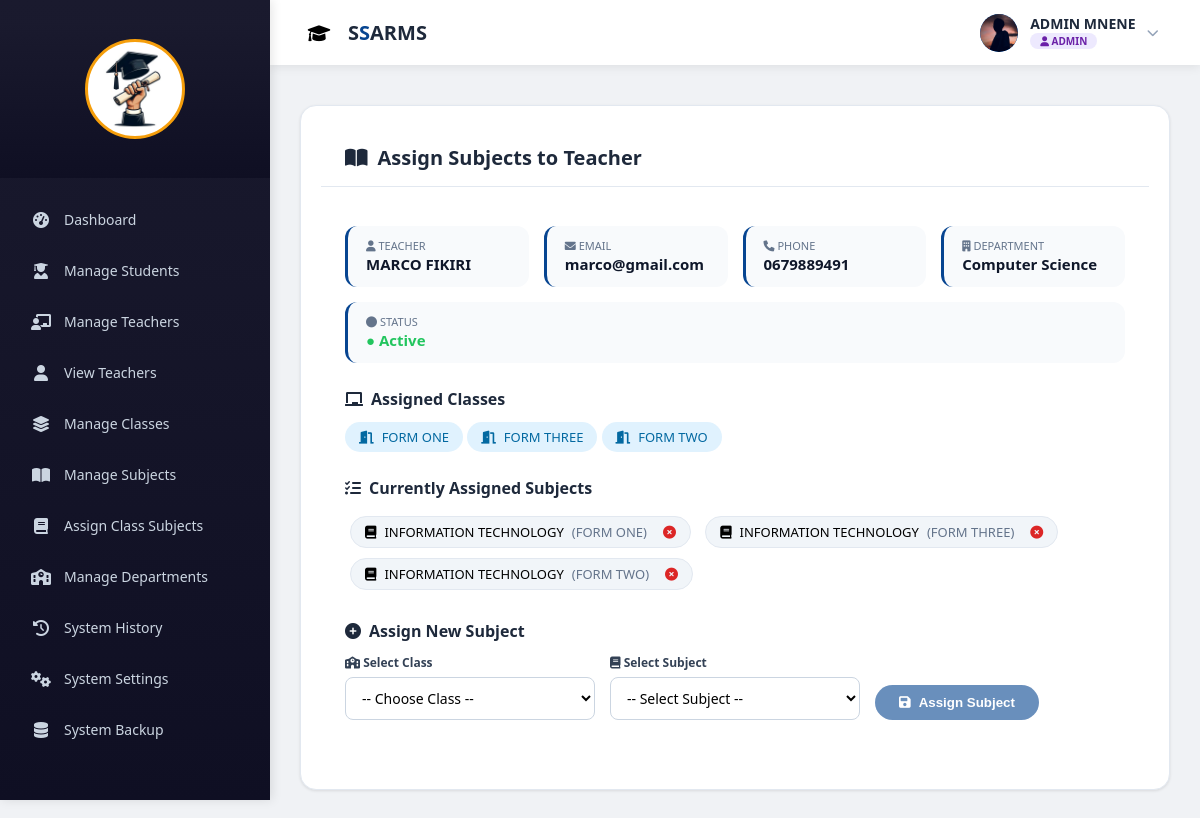
The page /admin/assign_subject.php?teacher_id=42 (signed in) on the database its author committed.
### tables this page shows
CREATE TABLE `teacher` (
  `teacher_id` int(11) NOT NULL AUTO_INCREMENT,
  `user_id` int(11) NOT NULL,
  `phone_no` varchar(15) DEFAULT NULL,
  `department_id` int(11) DEFAULT NULL,
  `status` enum('active','inactive') DEFAULT 'active',
  PRIMARY KEY (`teacher_id`),
  UNIQUE KEY `user_id` (`user_id`),
  KEY `fk_teacher_department` (`department_id`),
  CONSTRAINT `fk_teacher_department` FOREIGN KEY (`department_id`) REFERENCES `department` (`department_id`),
  CONSTRAINT `teacher_ibfk_1` FOREIGN KEY (`user_id`) REFERENCES `users` (`user_id`) ON DELETE CASCADE ON UPDATE CASCADE
);

CREATE TABLE `users` (
  `user_id` int(11) NOT NULL AUTO_INCREMENT,
  `full_name` varchar(150) NOT NULL,
  `email` varchar(150) NOT NULL,
  `password` varchar(255) NOT NULL,
  `role` enum('admin','teacher','student','academic') NOT NULL,
  `phone` varchar(20) DEFAULT NULL,
  `gender` enum('male','female') DEFAULT NULL,
  `created_at` timestamp NULL DEFAULT current_timestamp(),
  `reset_token` varchar(255) DEFAULT NULL,
  `profile_pic` varchar(255) DEFAULT NULL,
  `status` enum('active','suspended') DEFAULT 'active',
  PRIMARY KEY (`user_id`),
  UNIQUE KEY `email` (`email`)
);

CREATE TABLE `department` (
  `department_id` int(11) NOT NULL AUTO_INCREMENT,
  `department_name` varchar(100) NOT NULL,
  PRIMARY KEY (`department_id`)
);

CREATE TABLE `class` (
  `class_id` int(11) NOT NULL AUTO_INCREMENT,
  `class_name` varchar(100) NOT NULL,
  `stream` varchar(50) DEFAULT NULL,
  `created_at` timestamp NULL DEFAULT current_timestamp(),
  `reg_prefix` varchar(2) NOT NULL,
  `level` int(11) NOT NULL,
  PRIMARY KEY (`class_id`)
);

CREATE TABLE `teacher_subject` (
  `teacher_subject_id` int(11) NOT NULL AUTO_INCREMENT,
  `teacher_id` int(11) NOT NULL,
  `class_id` int(11) NOT NULL,
  `subject_id` int(11) NOT NULL,
  `created_at` timestamp NULL DEFAULT current_timestamp(),
  PRIMARY KEY (`teacher_subject_id`),
  KEY `teacher_id` (`teacher_id`),
  KEY `class_id` (`class_id`),
  KEY `subject_id` (`subject_id`),
  CONSTRAINT `teacher_subject_ibfk_1` FOREIGN KEY (`teacher_id`) REFERENCES `teacher` (`teacher_id`) ON DELETE CASCADE,
  CONSTRAINT `teacher_subject_ibfk_2` FOREIGN KEY (`class_id`) REFERENCES `class` (`class_id`) ON DELETE CASCADE,
  CONSTRAINT `teacher_subject_ibfk_3` FOREIGN KEY (`subject_id`) REFERENCES `subject` (`subject_id`) ON DELETE CASCADE
);

CREATE TABLE `subject` (
  `subject_id` int(11) NOT NULL AUTO_INCREMENT,
  `subject_name` varchar(100) NOT NULL,
  `department_id` int(11) DEFAULT NULL,
  `teacher_id` int(11) DEFAULT NULL,
  `created_at` timestamp NULL DEFAULT current_timestamp(),
  PRIMARY KEY (`subject_id`),
  KEY `teacher_id` (`teacher_id`),
  KEY `fk_subject_department` (`department_id`),
  CONSTRAINT `fk_subject_department` FOREIGN KEY (`department_id`) REFERENCES `department` (`department_id`) ON DELETE CASCADE ON UPDATE CASCADE,
  CONSTRAINT `subject_ibfk_1` FOREIGN KEY (`teacher_id`) REFERENCES `teacher` (`teacher_id`) ON DELETE CASCADE ON UPDATE CASCADE
);

### admin/assign_subject.php (the view, shortened to what this page needs)
<?php
include '../db.php';
$teacher_id = isset($_GET['teacher_id']) ? (int)$_GET['teacher_id'] : 0;
$teacher_result = mysqli_query($conn, "
    SELECT u.full_name, u.email, u.status, t.phone_no, t.department_id, d.department_name
    FROM teacher t
    JOIN users u ON t.user_id = u.user_id
    LEFT JOIN department d ON t.department_id = d.department_id
    WHERE t.teacher_id = '$teacher_id'
");
$teacher = mysqli_fetch_assoc($teacher_result);
$classes = mysqli_query($conn, "
    SELECT c.class_id, c.class_name
    FROM class c
    JOIN teacher_class tc ON c.class_id = tc.class_id
    WHERE tc.teacher_id = '$teacher_id'
");
$assigned = mysqli_query($conn, "
    SELECT ts.teacher_subject_id, s.subject_name, c.class_name
    FROM teacher_subject ts
    JOIN subject s ON ts.subject_id = s.subject_id
    JOIN class c ON ts.class_id = c.class_id
    WHERE ts.teacher_id = '$teacher_id'
");
$selected_class = isset($_POST['class_id']) ? (int)$_POST['class_id'] : 0;
$subjects = null;
?>
<!DOCTYPE html>
<html>
<head>
    <link rel="stylesheet" href="https://cdnjs.cloudflare.com/ajax/libs/font-awesome/6.0.0/css/all.min.css">
</head>
<body>
<?php include 'admin_sidebar.php'; ?>
<?php include '../auth/topbar.php'; ?>
<div class="main">
    <div class="card">
        <div class="card-header">
            <h2><i class="fas fa-book-open"></i> Assign Subjects to Teacher</h2>
        </div>
        <div class="card-body">
            <div class="info-grid">
                <div class="info-box">
                    <label><i class="fas fa-user"></i> Teacher</label>
                    <span><?= htmlspecialchars($teacher['full_name']) ?></span>
                </div>
                <div class="info-box">
                    <label><i class="fas fa-envelope"></i> Email</label>
                    <span><?= htmlspecialchars($teacher['email']) ?></span>
                </div>
                <div class="info-box">
                    <label><i class="fas fa-phone"></i> Phone</label>
                    <span><?= htmlspecialchars($teacher['phone_no'] ?: '—') ?></span>
                </div>
                <div class="info-box">
                    <label><i class="fas fa-building"></i> Department</label>
                    <span><?= htmlspecialchars($teacher['department_name'] ?: '—') ?></span>
                </div>
                <div class="info-box">
                    <label><i class="fas fa-circle"></i> Status</label>
                    <span>
                        <?php if($teacher['status'] == 'active'): ?>
                            <span style="color:#22c55e;">● Active</span>
                        <?php else: ?>
                            <span style="color:#ef4444;">● Inactive</span>
                        <?php endif; ?>
                    </span>
                </div>
            </div>
            <div class="section">
                <h3><i class="fas fa-chalkboard"></i> Assigned Classes</h3>
                <div>
                    <?php if(mysqli_num_rows($classes) > 0): ?>
                        <?php while($c = mysqli_fetch_assoc($classes)): ?>
                            <span class="badge class-badge"><i class="fas fa-door-open"></i> <?= htmlspecialchars($c['class_name']) ?></span>
                        <?php endwhile; ?>
                    <?php else: ?>
                        <span class="empty"><i class="fas fa-info-circle"></i> No classes assigned</span>
                    <?php endif; ?>
                </div>
            </div>
            <div class="section">
                <h3><i class="fas fa-tasks"></i> Currently Assigned Subjects</h3>
                <div>
                    <?php if(mysqli_num_rows($assigned) > 0): ?>
                        <?php while($a = mysqli_fetch_assoc($assigned)): ?>
                            <span class="badge subject-badge">
                                <i class="fas fa-book"></i> <?= htmlspecialchars($a['subject_name']) ?>
                                <span style="color:#64748b;">(<?= htmlspecialchars($a['class_name']) ?>)</span>
                                <a href="?remove=<?= $a['teacher_subject_id'] ?>&teacher_id=<?= $teacher_id ?>" class="remove-link" onclick="return confirm('Remove this subject assignment?')">
                                    <i class="fas fa-times-circle"></i>
                                </a>
                            </span>
                        <?php endwhile; ?>
                    <?php else: ?>
                        <span class="empty"><i class="fas fa-info-circle"></i> No subjects assigned yet</span>
                    <?php endif; ?>
                </div>
            </div>
            <?php if(mysqli_num_rows($classes) > 0): ?>
            <div class="section">
                <h3><i class="fas fa-plus-circle"></i> Assign New Subject</h3>
                <form method="POST">
                    <div class="form-row">
                        <div class="form-group">
                            <label><i class="fas fa-school"></i> Select Class</label>
                            <select name="class_id" required onchange="this.form.submit()">
                                <option value="">-- Choose Class --</option>
                            </select>
                        </div>
                        <div class="form-group">
                            <label><i class="fas fa-book"></i> Select Subject</label>
                            <select name="subject_id" required>
                                <option value="">-- Select Subject --</option>
                            </select>
                        </div>
                        <div class="form-group">
                            <button type="submit" name="assign" <?= (!$selected_class || !$subjects || mysqli_num_rows($subjects) == 0) ? 'disabled' : '' ?>>
                                <i class="fas fa-save"></i> Assign Subject
                            </button>
                        </div>
                    </div>
                </form>
            </div>
            <?php endif; ?>
        </div>
    </div>
</div>
</body>
</html>

### admin/assign_subject.php (style rules this page uses)
* { margin: 0; padding: 0; box-sizing: border-box; }
body { font-family: 'Segoe UI', Arial, sans-serif; background: #f0f2f5; }
.main { margin-left: 270px; margin-top: 85px; padding: 20px 30px; }
.card { background: white; border-radius: 16px; margin-bottom: 20px; box-shadow: 0 1px 3px rgba(0,0,0,0.1); }
.card-header { padding: 18px 24px; border-bottom: 1px solid #eef2f6; }
.card-header h2 { font-size: 20px; color: #1e293b; display: flex; align-items: center; gap: 10px; }
.card-body { padding: 24px; }
.info-grid { display: flex; flex-wrap: wrap; gap: 15px; margin-bottom: 25px; }
.info-box { background: #f8fafc; padding: 12px 18px; border-radius: 12px; border-left: 3px solid #074591; flex: 1; min-width: 150px; }
.info-box label { font-size: 11px; color: #64748b; text-transform: uppercase; display: block; }
.info-box span { font-size: 15px; font-weight: 600; color: #0f172a; }
.section { margin-bottom: 25px; }
.section h3 { font-size: 16px; margin-bottom: 12px; color: #1e293b; display: flex; align-items: center; gap: 8px; }
.badge { display: inline-flex; align-items: center; gap: 8px; padding: 6px 14px; border-radius: 30px; font-size: 13px; }
.class-badge { background: #e0f2fe; color: #0369a1; }
.subject-badge { background: #f1f5f9; border: 1px solid #e2e8f0; margin: 5px; }
.remove-link { color: #dc2626; margin-left: 8px; text-decoration: none; }
.form-row { display: flex; gap: 15px; flex-wrap: wrap; align-items: flex-end; }
.form-group { flex: 1; min-width: 180px; }
.form-group label { font-size: 12px; font-weight: 600; color: #334155; display: block; margin-bottom: 6px; }
select { width: 100%; padding: 10px 12px; border: 1px solid #cbd5e1; border-radius: 10px; font-size: 14px; background: white; }
button { background: #074591; color: white; border: none; padding: 10px 24px; border-radius: 30px; font-weight: 600; cursor: pointer; display: inline-flex; align-items: center; gap: 8px; }
button:disabled { opacity: 0.6; cursor: not-allowed; }

### admin/admin_sidebar.php (style rules this page uses)
* { margin: 0; padding: 0; box-sizing: border-box; }
body { font-family: 'Segoe UI', Arial, sans-serif; background: #f0f2f5; }
.card { background: white; border-radius: 16px; box-shadow: 0 1px 3px rgba(0,0,0,0.1); padding: 20px; margin-bottom: 20px; border: 1px solid #e2e8f0; }
.card-header { border-bottom: 1px solid #e2e8f0; padding-bottom: 15px; margin-bottom: 15px; font-weight: 600; color: #1e293b; }
input, select, textarea { border: 1px solid #cbd5e1; border-radius: 8px; padding: 10px 12px; width: 100%; font-family: inherit; transition: all 0.3s ease; }

### rows shown on the page
teacher: user.full_name "MARCO FIKIRI", user.email "marco@gmail.com", phone_no "0679889491", department.department_name "Computer Science"
class: class_name "FORM ONE"
class: class_name "FORM THREE"
class: class_name "FORM TWO"
teacher_subject: subject.subject_name "INFORMATION TECHNOLOGY", class.class_name "FORM ONE"
teacher_subject: subject.subject_name "INFORMATION TECHNOLOGY", class.class_name "FORM THREE"
teacher_subject: subject.subject_name "INFORMATION TECHNOLOGY", class.class_name "FORM TWO"

### other values the page prints
$full_name "ADMIN MNENE"
$user_role "ADMIN"
